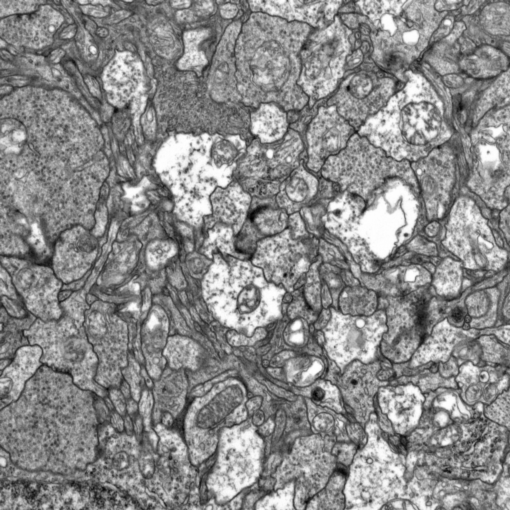
%> input picture project4/0001.001.png, 510 x 510 px
$ octave test.m   (GNU Octave 9; MATLAB toolbox functions it lacks are replaced by stand-ins)
%> lines starting %> are read from the running program, lines starting %| are printed output that depends on the picture; in (x1, y1, x2, y2) boxes, pixels count from 0 and x2, y2 are one past the last pixel; in counts of white or black regions, pixels touching at a corner belong together; the program's own positions count from 1
%> further down, I1 is the input picture: size 510x510 uint8; min 0, max 255, mean 137.8
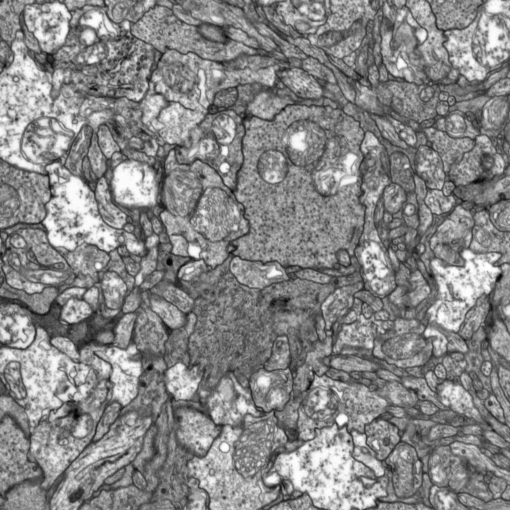
%> input picture project4/0001.004.png, 510 x 510 px
%> further down, I2 is the input picture: size 510x510 uint8; min 0, max 255, mean 134.1
### project4/phasecorr.m
function [varargout] = phasecorr(f, g, h, cutoff)
%> called with h = 'butter', cutoff = 5

  if nargin < 2,
      error('Missing arguments');
  end

  if size(f,3) > 1,
      f = rgb2gray(f);
  end

  if size(g,3) > 1,
      g = rgb2gray(g);
  end

  if ~exist('h','var') || isempty(h),
      h = '';
  end

  if ~exist('cutoff','var') || isempty(cutoff),
      cutoff = 20;
  end

  if or(size(g,1) ~= size(f,1), size(g,2) ~= size(f,2)),
      f = imresize(f,size(g),'bicubic');
  end

  [nx,ny] = size(f);
%> nx = 510; ny = 510
  ff = double(f) ;
  gg = double(g) ;

 G = fft2(double(gg),2*nx-1,2*ny-1); G = fftshift(G);
 F = conj(fft2(double(ff),2*nx-1,2*ny-1)); F = fftshift(F);

%   G = fft2(double(g)); G = fftshift(G);
%   F = conj(fft2(double(f))); F = fftshift(F);

  filter = ones(2*nx-1,2*ny-1);

  if isequal(h,'butter'),
      filter = ones(2*nx-1,2*ny-1);
      n = 2;
      for i=1:(2*nx-1)
          for j=1:(2*ny-1)
              dist = ((i-nx-1)^2 + (j-ny-1)^2)^0.5;
              filter(i,j) = 1/(1 + (dist/cutoff)^(2*n));
          end
      end
  elseif isequal(h,'gauss'),
      filter = ones(2*nx-1,2*ny-1);
      for i=1:(2*nx-1)
          for j=1:(2*ny-1)
              dist = ((i-nx-1)^2 + (j-ny-1)^2)^0.5;
              filter(i,j) = exp(-dist*dist / (2*cutoff*cutoff));
          end
      end
  elseif isequal(h,'box'),
      filter = zeros(2*nx-1,2*ny-1);
      for i=1:(2*nx-1)
          for j=1:(2*ny-1)
              dist = ((i-nx-1)^2 + (j-ny-1)^2)^0.5;
              if dist <= cutoff,
                  filter(i,j) = 1;
              end
          end
      end
  end

  P = G.*F / (abs(G.*F));

%   filtP = P.*filter;
  filtP = P;

  filtP = ifftshift(filtP);
  p = ifft2(filtP,2*nx-1,2*ny-1);
%   p = ifft2(filtP);
  p = abs(p(1:nx,1:ny));
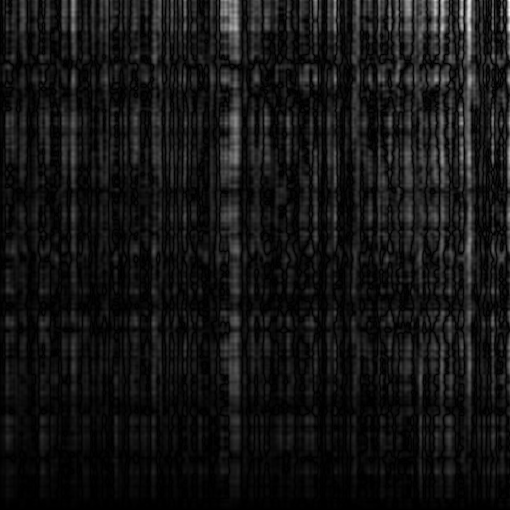
%> p: size 510x510 double; min 1.94e-08, max 1.22, mean 0.0983; drawn with min black and max white
  varargout{1} = (p);

  [~,idx] = max(max(P));
%> idx = 6
  [row,col] = ind2sub(size(P),idx);
%> row = 6; col = 1

  if nargout > 1,
    varargout{2} = row;
    varargout{3} = col;
    varargout{4} = filter;
  end

### project4/ConnectedComponent.m
function [img,varargout] = ConnectedComponent(bw,value,conn)

img = bw;
if nargin < 3,
    conn = 4;
end

if ~strcmp(class(img),'double'),
    img = double(img);
end

[width,height] = size(img);
L = [];
for r = 1:width
    for c = 1:height
        if(img(r,c) == 1),
            [img,numPixels] = floodfill_It(r,c,value,1,img,conn);
            L = [L; numPixels];
            value = value + 1;
        end
    end
end

% Min non-zero value in img is 2. So, push down every pixel by 1.
ind = img > 0;
img(ind) = img(ind) - 1;
value = value - 2;

if nargout > 1,
    varargout(1) = { value } ;
    varargout(2) = { L };
end

### project4/buildMosaic.m
function [ res ] = buildMosaic( filenames, threshPeaks)
% filenames : cell array of filenames
% threshPeaks : threshold for phasecorr
% Reference : http://www.mathworks.com/matlabcentral/fileexchange/19731-fourier-mellin-image-registration
 n = size(filenames);
 im = cell(1,n);

 for i=1:n
     I = imread(filenames{i});

     if size(I,3) > 1,
         I = rgb2gray(I);
     end
     im{i} = I;
 end

 adj = zeros(n,n);
 off = cell(n,n);

 for i=1:n
     for j=1:n
         I = im{i};
         J = im{j};

         [P,x,y] = phasecorr(I,J,threshPeaks);

         if ~isempty(x) && ~isempty(y),
             adj(i,j) = 1;
             off{i,j} = [x,y];
        end
     end
 end

 % Array to check if im{i} has been positioned on canvas
 ok = zeros(1,n);
  % Canvas
 res = im{1};
 % Location of im{i} on canvas
 loc = cell(1,n);
 loc{1} = [1 1]; % Place 1st image
 ok(1) = 1;
 iter = 2; % Start from 2

 while(~all(ok))
     % If current image is not positioned, place it
     if (~ok(iter)),
         a=-1;
         % Find images on canvas with which it aligns
         for k=1:n
            if(adj(k,iter) && ok(k)),
              a=i;
              break;
            end
         end
         % No suitable match !! try with different image ..
         if (a==-1),
             a = mod(iter,n)+1;
             continue;
         end

         g=res; % mosaic
         f = im{iter}; % current image
         offsets = off{a,iter}; % peak
         % Location of im{a} on canvas
         cx = loc{a}(1)-1;
         cy = loc{a}(2)-1;
         % shift needed to get im{iter} on canvas
         x=offsets{1}+cx;
         y=offsets{2}+cy;

         [r1,c1] = size(f);
         [r2,c2] = size(g);

         % Width of canvas
         if(x<= 0),
             m=r2+abs(x);
         else
             m=max(r2,r1+x);
         end

         % Height of canvas
         if(y<=0),
            n=abs(y)+c2;
         else
             n=max(c2,c1+y);
         end

         % Canvas : blank
         res = uint8(zeros(m,n));

         % The four cases mentioned in the problem statement to resolve
         % ambiguity
         if (x > 0 && y > 0),
             res(1:r2,1:c2) = g;
             res(x+1:r1+x, y+1:c1+y) = f;
             loc{iter} = [x+1, y+1];
             sx = 1; sy = 1;
         elseif( x > 0 && y <= 0),
             res(1:r2, abs(y-1):c2+abs(y-1)-1) = g;
             res(x+1:r1+x, 1:c1) = f;
             loc{iter} = [x+1 1];
             sx = 1; sy = abs(y-1);
         elseif(x <= 0 && y > 0),
             res(abs(x-1):r2+abs(x-1)-1, 1:c2) = g;
             res(1:r1, y+1:c1+y) = f;
             loc{iter} = [1 y+1];
             sx = abs(x-1); sy = 1;
         else
             res(abs(x-1)+r1+abs(x-1)-1, abs(y-1):c2+abs(y-1)-1) = g;
             res(1:r1, 1:c1) = f;
             loc{iter} = [1 1];
             sx = 1; sy = abs(y-1);
         end

         % Update canvas loc
         for i=1:n
             if(ok(i)),
                 curx = loc{i}(1);
                 cury = loc{i}(2);

                 loc{i} = [curx+sx-1 cury+sy-1];
             end
         end

         ok(iter) = true; % Current image is placed
         iter = mod(iter+1,6); % Move on.
     end
 end

end

### project4/test.m
%% Phase Correlation

I1 = imread('0001.001.png');
I2 = imread('0001.004.png');

% I1 = rand(100,100)*255;
% I2 = zeros(100,100);
% I2(11:100,22:100) = I1(1:90,1:79);

[P,row,col,F] = phasecorr(I1,I2,'butter',5);
%> row = 6; col = 1
% [P,I1,I2,F] = phasecorr(I1,I2,'gauss');
% [P,I1,I2,F] = phasecorr(I1,I2,'box',20);

figure(1);
subplot(221); imshow(F);
subplot(222); imshow(I1,[]);
subplot(223); imshow(I2,[]);
subplot(224); imshow(P,[]);
figure(2); mesh(P); shading interp; axis tight;
%> after `axis tight`:
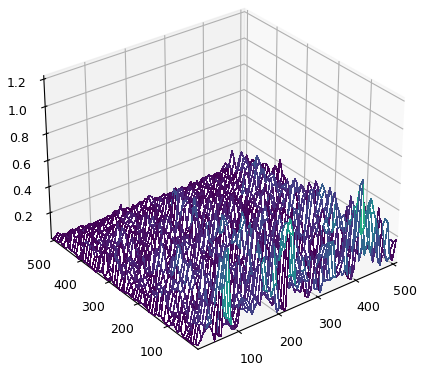
%> figure redrawn from the program's plot data

%% Peak Finding
% [6 lines of commented-out code are left out]

maxP = max(P(:)); minP = min(P(:));
%> after `maxP = max(P(:))`: maxP = 1.22
%> after `minP = min(P(:))`: minP = 1.94e-08
P = (P - minP) / (maxP - minP);
[pH,X] = imhist(P);
%> pH = 256 values, max 12950 at index 2, min 0 at index 212, mean 1016; X = 256 values from 0 to 1
cumpH = cumsum(pH*numel(P)/sum(pH));
%> cumpH = 256 values from 6962 to 260100
maxm = max(cumpH(:));
%> maxm = 260100
idx = find(cumpH > round(0.95*maxm), 1);
%> idx = 63
thresh = X(idx);
%> thresh = 0.243

binP = zeros(size(P));
binP(P > thresh) = 1;
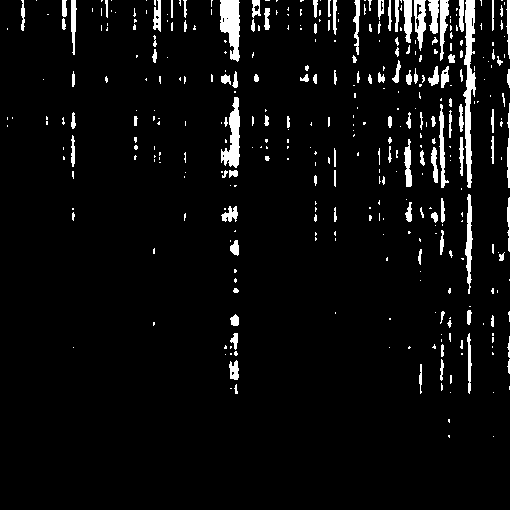
%> binP: size 510x510 double; values 0 (black) and 1 (white), 5% white; 376 white regions (256 under 20 px), largest, box (x1, y1, x2, y2) and area: (463, 0, 476, 188) 1226, (220, 0, 240, 62) 857, (221, 97, 240, 168) 692

[L,N] = ConnectedComponent(binP, 1, 8);
%> after the loop in ConnectedComponent, `for r = 1:width`:
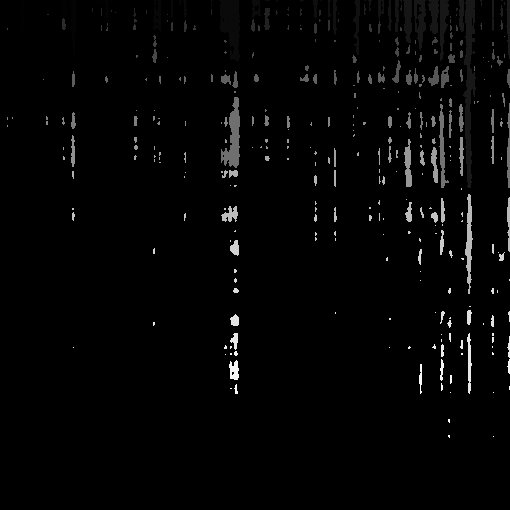
%> img: size 510x510 double; 5.03% of pixels changed, all inside (x1, y1, x2, y2) = (7, 0, 510, 438); drawn with min black and max white
%> after the loop in ConnectedComponent, `for r = 1:width`: L = 379 values, max 1226 at index 37, min 0 at index 1, mean 34.54; numPixels = 1; value = 380
%> in ConnectedComponent, `value = value - 2;`: value = 378
%> N = 378
figure, imagesc(L);
%> after `imagesc(L)`:
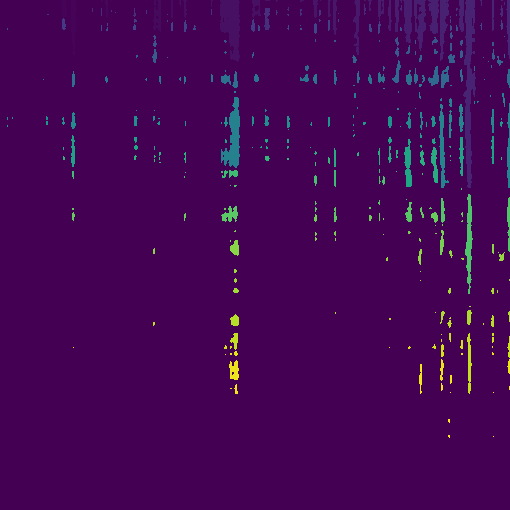
%> displayed picture: size 510x510x3, on the screen's scale of 0 to 255; mean R, G, B 68.3, 6.1, 85.4

%% Mosaic Building

filenames = cell(1,4);
filenames(1) = {'0001.000.png'};
filenames(2) = {'0001.001.png'};
filenames(3) = {'0001.002.png'};
filenames(4) = {'0001.004.png'};

[res] = buildMosaic(filenames, 1);
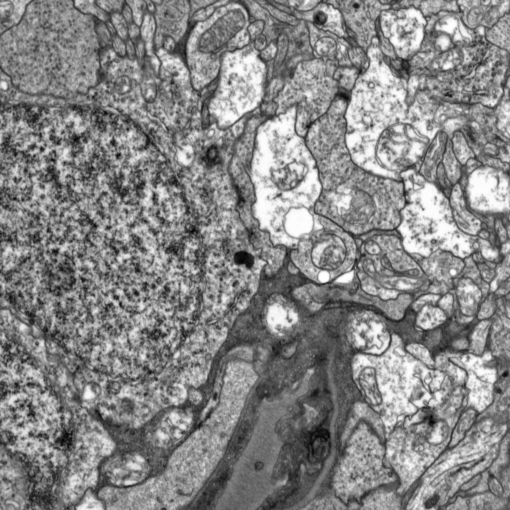
%> input picture project4/0001.000.png, 510 x 510 px
%> in buildMosaic, I is the input picture: size 510x510 uint8; min 0, max 255, mean 134
%> the run ends on the next line
